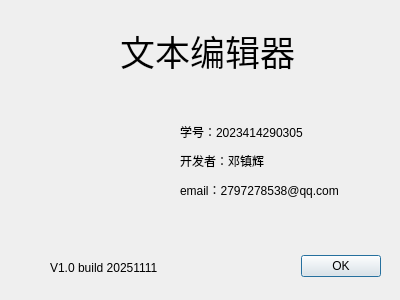
<?xml version="1.0" encoding="UTF-8"?>
<ui version="4.0">
 <class>AboutDialog</class>
 <widget class="QDialog" name="AboutDialog">
  <property name="geometry">
   <rect>
    <x>0</x>
    <y>0</y>
    <width>400</width>
    <height>300</height>
   </rect>
  </property>
  <property name="windowTitle">
   <string>关于</string>
  </property>
  <widget class="QDialogButtonBox" name="buttonBox">
   <property name="geometry">
    <rect>
     <x>40</x>
     <y>250</y>
     <width>341</width>
     <height>32</height>
    </rect>
   </property>
   <property name="orientation">
    <enum>Qt::Horizontal</enum>
   </property>
   <property name="standardButtons">
    <set>QDialogButtonBox::Ok</set>
   </property>
  </widget>
  <widget class="QLabel" name="label">
   <property name="geometry">
    <rect>
     <x>120</x>
     <y>20</y>
     <width>331</width>
     <height>61</height>
    </rect>
   </property>
   <property name="font">
    <font>
     <family>方正舒体</family>
     <pointsize>26</pointsize>
    </font>
   </property>
   <property name="text">
    <string>文本编辑器</string>
   </property>
  </widget>
  <widget class="QLabel" name="label_5">
   <property name="geometry">
    <rect>
     <x>40</x>
     <y>100</y>
     <width>111</width>
     <height>111</height>
    </rect>
   </property>
   <property name="styleSheet">
    <string notr="true">border-image: url(:/img/icon.png);</string>
   </property>
   <property name="text">
    <string/>
   </property>
  </widget>
  <widget class="QLabel" name="label_6">
   <property name="geometry">
    <rect>
     <x>50</x>
     <y>260</y>
     <width>171</width>
     <height>16</height>
    </rect>
   </property>
   <property name="text">
    <string>V1.0 build 20251111</string>
   </property>
  </widget>
  <widget class="QWidget" name="layoutWidget">
   <property name="geometry">
    <rect>
     <x>180</x>
     <y>120</y>
     <width>191</width>
     <height>81</height>
    </rect>
   </property>
   <layout class="QVBoxLayout" name="verticalLayout">
    <item>
     <widget class="QLabel" name="label_3">
      <property name="text">
       <string>学号：2023414290305</string>
      </property>
     </widget>
    </item>
    <item>
     <widget class="QLabel" name="label_2">
      <property name="text">
       <string>开发者：邓镇辉</string>
      </property>
     </widget>
    </item>
    <item>
     <widget class="QLabel" name="label_4">
      <property name="text">
       <string>email：2797278538@qq.com</string>
      </property>
     </widget>
    </item>
   </layout>
  </widget>
 </widget>
 <resources/>
 <connections>
  <connection>
   <sender>buttonBox</sender>
   <signal>accepted()</signal>
   <receiver>AboutDialog</receiver>
   <slot>accept()</slot>
   <hints>
    <hint type="sourcelabel">
     <x>248</x>
     <y>254</y>
    </hint>
    <hint type="destinationlabel">
     <x>157</x>
     <y>274</y>
    </hint>
   </hints>
  </connection>
  <connection>
   <sender>buttonBox</sender>
   <signal>rejected()</signal>
   <receiver>AboutDialog</receiver>
   <slot>reject()</slot>
   <hints>
    <hint type="sourcelabel">
     <x>316</x>
     <y>260</y>
    </hint>
    <hint type="destinationlabel">
     <x>286</x>
     <y>274</y>
    </hint>
   </hints>
  </connection>
 </connections>
</ui>
